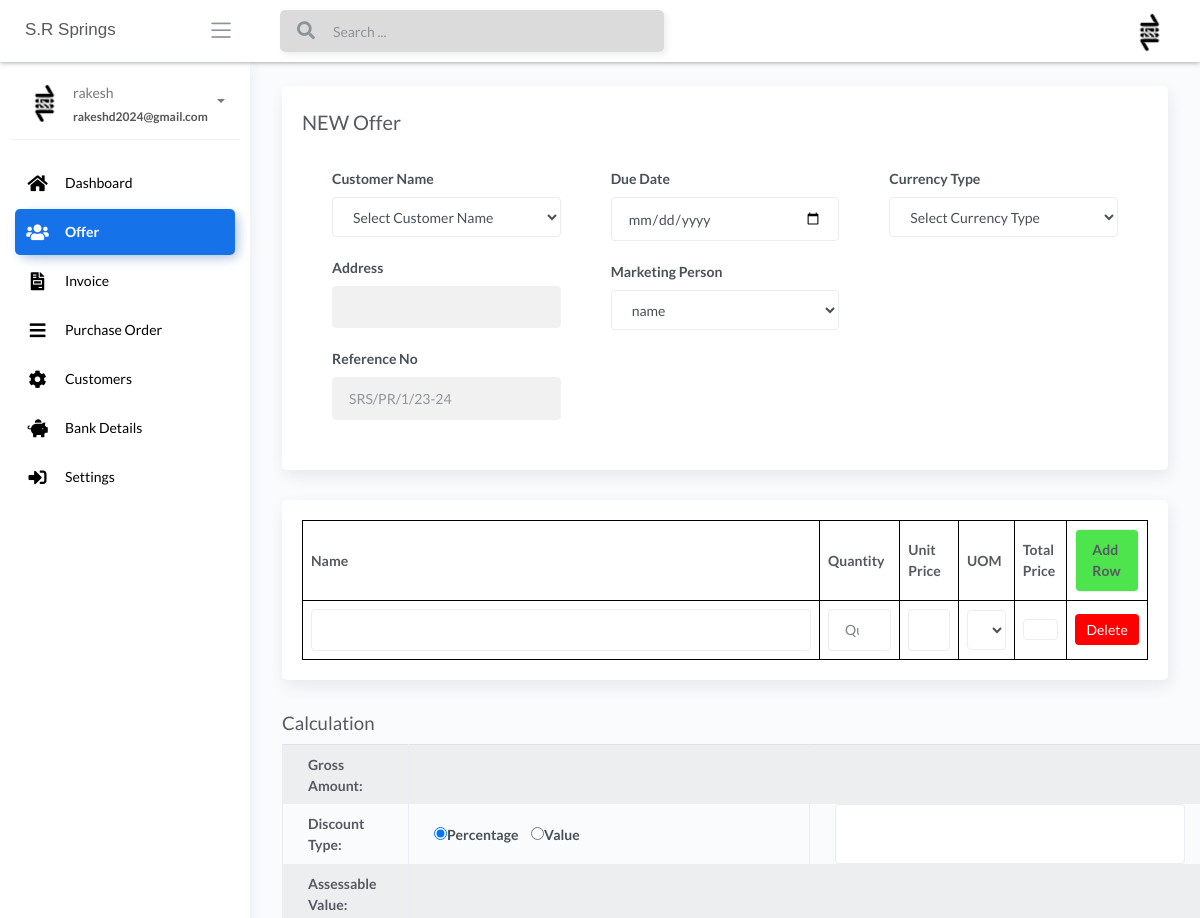
The page /offer-addoffer (signed in, upper part) on the database as committed earlier.
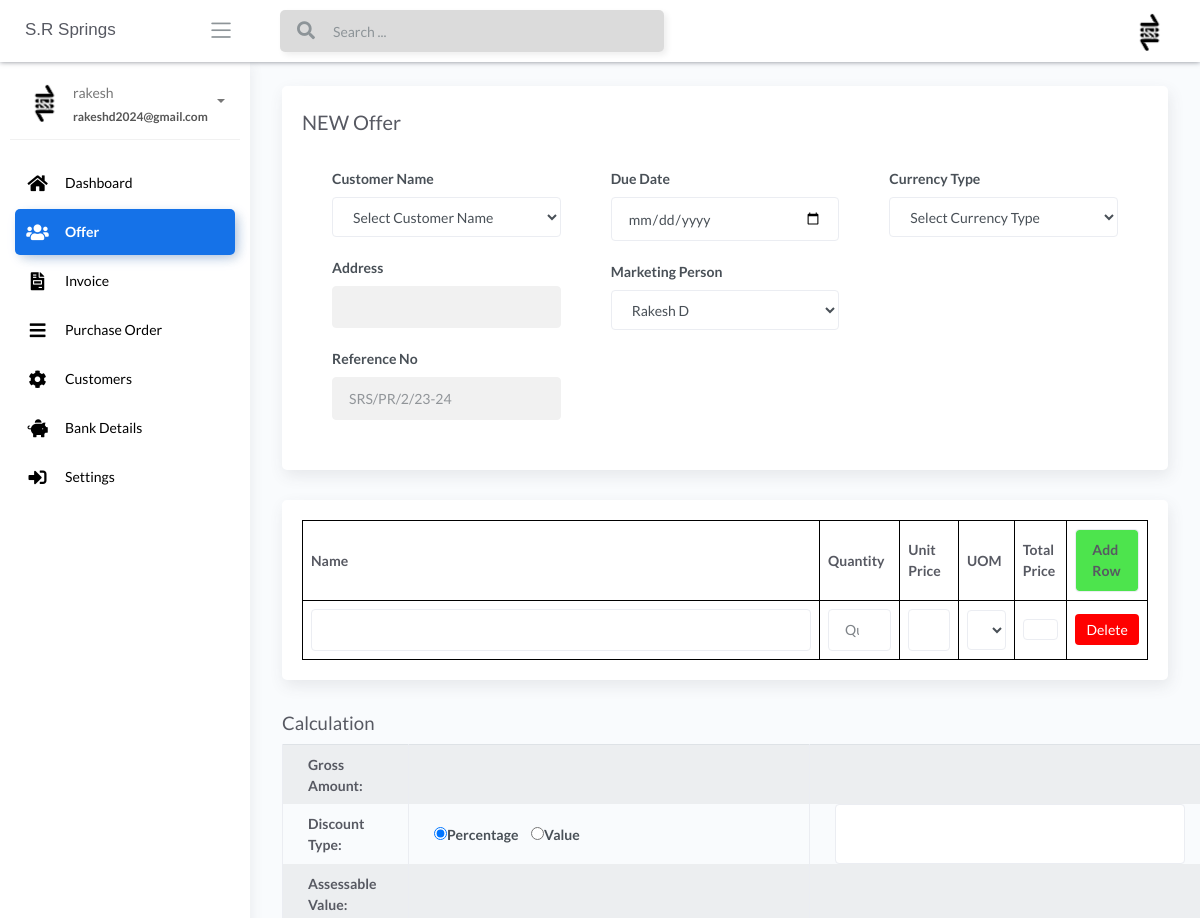
The same page on the database as committed later.
### apps/home/models.py (models this page shows, shortened)
class BankDetails(db.Model):
    __tablename__ = "BankDetails"
    id = db.Column(db.Integer, primary_key=True)
    supplier_name = db.Column(db.String())
    supplier_role = db.Column(db.String())
    supplier_contact_no = db.Column(db.String())
    suppliers_gstin_number = db.Column(db.String())
    suppliers_pan_number = db.Column(db.String())
    suppliers_hsn_code = db.Column(db.String())
    suppliers_state_code = db.Column(db.String())
    suppliers_bank = db.Column(db.String())
    suppliers_account_no = db.Column(db.String())
    suppliers_ifsc_code = db.Column(db.String())
    nature_of_account = db.Column(db.String())

### apps/home/routes.py (the view, shortened to what this page needs)
@blueprint.route('/offer-addoffer', methods=['GET', 'POST'])
@login_required
def create():
    if request.method == 'GET':
        users = CustomerMaster.query.all()
        details = BankDetails.query.filter_by(id=1).first()
        addOffer = AddOffer.query.all()
        Quatationnumber = len(addOffer)
        Quatationnumber += 1
        return render_template('home/add-offer.html',details=details,users=users, offer_json=None,Quatationnumber=Quatationnumber, addOffer_database=None,segment='offer-addoffer')

### apps/__init__.py (called while the page is built)
def configure_database(app):
    @app.before_first_request
    def initialize_database():
        db.create_all()
    @app.teardown_request
    def shutdown_session(exception=None):
        db.session.remove()

### apps/authentication/models.py (called while the page is built)
@login_manager.user_loader
def user_loader(id):
    return Users.query.filter_by(id=id).first()

### apps/templates/home/add-offer.html (shortened to what the changed rows need)
{% extends "layouts/base.html" %}
{% block content %}
<div class="content">
    <div class="page-inner">
        <form action='' method="POST">
			<section class="content">
				<div class="page-section">
					<div class="card card-fluid">
						<div class="card-body">
							<div class="card-body">
								<div class="row">
									<div class="col-md-6 col-lg-4">
										<div class="form-group">
											<label>Reference No</label>
											<input type="text" name="quotation_number_offer" id="quotation_number_offer" class="form-control"
												value="{% if Quatationnumber == 0 %}{{ addOffer_database.quotation_number_offer }}{% else %}{{ Quatationnumber }}{% endif %}"
												readonly />
										</div>
									</div>
									<div class="col-md-6 col-lg-4">
										<div class="form-group">
											<tr>
												<td>
													<select name="marketing_Person_offer" id="marketing_Person_offer" class="form-control">
														<option >{{ details.supplier_name }}</option>
													  </select>
												</td>
											</tr>
										</div>
									</div>
								</div>
							</div>
						</div>
					</div>
				</div>
			</section>
		<section class="content">
			<div class="page-section">
				<div class="card card-fluid">
					<div class="card-body">
						<table style="width: 100%;" id="product-table">
							<thead>
								<tr>
									<th>Name</th>
									<th>Quantity</th>
									<th>Unit Price</th>
									<th>UOM</th>
									<th>Total Price</th>
									<th><a id="add-row" class="form-control button-like"
											style="background-color: rgb(77, 228, 77); cursor: pointer;">Add Row</a></th>
								</tr>
							</thead>
						</table>
					</div>
				</div>
		</section>
		<section class="content">
			<div id="calculation-container">
				<table class="table table-striped table-bordered table-lg">
					<tr>
						<th>Gross Amount:</th>
					</tr>
					<tr>
						<th>Discount Type:</th>
					</tr>
					<tr>
						<th>Assessable Value:</th>
					</tr>
				</table>
		</section>
    </form>
    </div>
</div>
{% endblock content %}

Rows that differ between the two databases and show on the page:
changed BankDetails: marketing_Person_offer "name" → "Rakesh D"
Other text that changed with them:
form field quotation_number_offer: "SRS/PR/1/23-24" → "SRS/PR/2/23-24"
